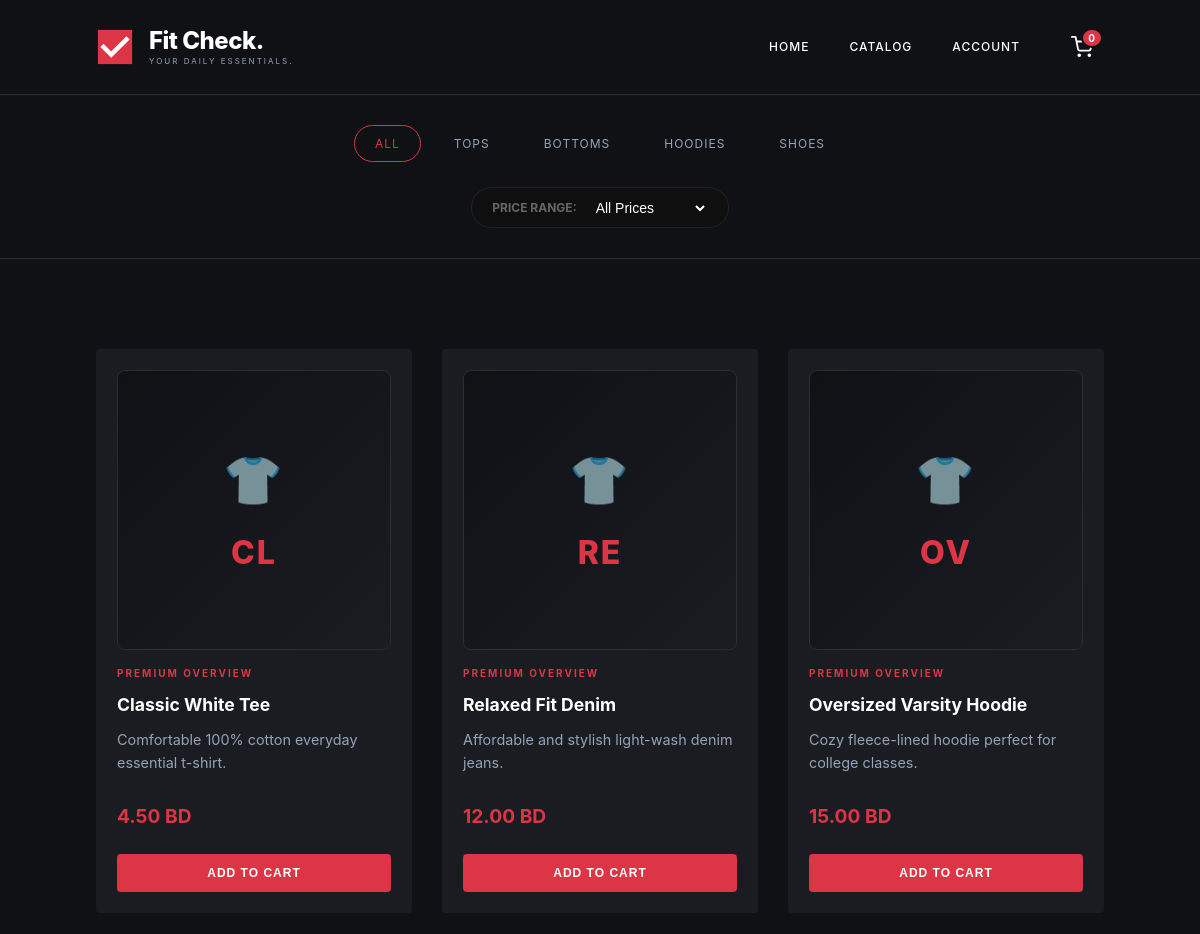
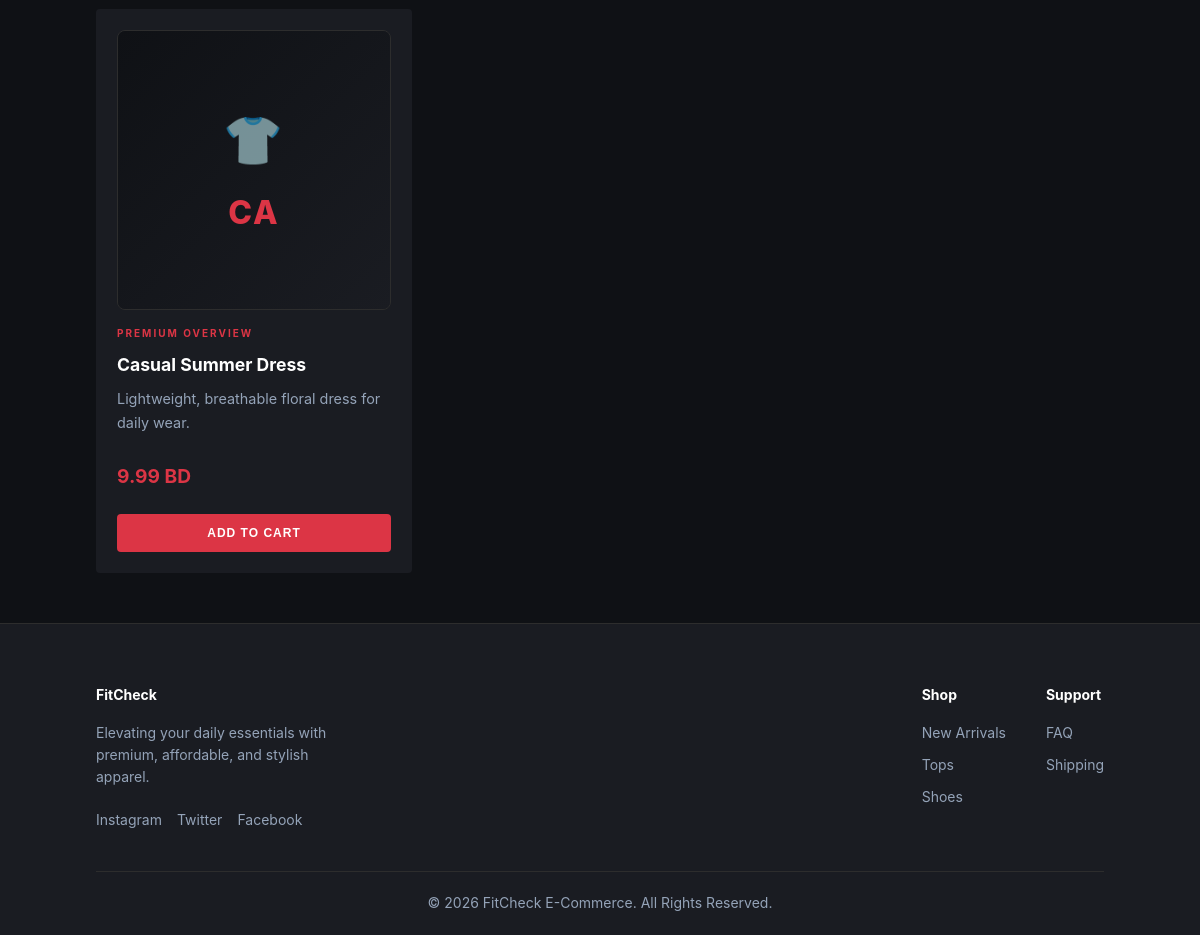
Screenshot of /catalog.php with the database file from the repository (2 pictures, top to bottom).
### tables this page shows
CREATE TABLE IF NOT EXISTS products (
    id INT AUTO_INCREMENT PRIMARY KEY,
    name VARCHAR(100) NOT NULL,
    description TEXT,
    price DECIMAL(10, 2) NOT NULL,
    image_url VARCHAR(255) NOT NULL,
    category VARCHAR(50) NOT NULL
);

### catalog.php (the view, shortened to what this page needs)
<?php
require_once('db_config.php');
include('header.php');
$selected_category = $_GET['category'] ?? 'All';
$price_filter = $_GET['price_filter'] ?? 'All';
?>
<div class="filter-menu-bar" style="display: flex; flex-direction: column; align-items: center; gap: 25px; margin-bottom: 40px;">
    <div style="display: flex; gap: 12px; flex-wrap: wrap; justify-content: center;">
        <?php $categories = ['All', 'Tops', 'Bottoms', 'Hoodies', 'Shoes']; ?>
        <?php foreach ($categories as $cat): ?>
            <a href="catalog.php?category=<?php echo $cat; ?>&price_filter=<?php echo urlencode($price_filter); ?>"
               class="category-capsule <?php echo $selected_category == $cat ? 'active' : ''; ?>">
               <?php echo $cat; ?>
            </a>
        <?php endforeach; ?>
    </div>
    <form action="catalog.php" method="GET" style="display: flex; gap: 15px; align-items: center; background: #0f0f0f; padding: 10px 20px; border: 1px solid #222; border-radius: 50px;">
        <label style="color: #666; font-size: 12px; font-weight: bold; text-transform: uppercase;">Price Range:</label>
        <select name="price_filter" onchange="this.form.submit()" style="background: transparent; color: #fff; border: none; outline: none; cursor: pointer; font-size: 14px;">
            <option value="All" style="background: #111; color: #fff;" <?php if($price_filter == 'All') echo 'selected'; ?>>All Prices</option>
        </select>
    </form>
</div>
<div class="modern-storefront-grid">
    <?php
    $sql = "SELECT * FROM products WHERE 1=1";
    $result = $conn->query($sql);
    if ($result->num_rows > 0) {
        while($item = $result->fetch_assoc()) {
            ?>
            <div class="premium-item-card">
                <div class="product-image-container">
                    <?php
                    $image_path = !empty($item['image_url']) ? $item['image_url'] : '';
                    if (!empty($image_path) && file_exists($image_path)): ?>
                        <img src="<?php echo htmlspecialchars($image_path); ?>" class="product-image" loading="lazy">
                    <?php else: ?>
                        <div class="image-placeholder">
                            <span class="placeholder-icon">👕</span>
                            <span class="placeholder-code"><?php echo strtoupper(substr($item['name'], 0, 2)); ?></span>
                        </div>
                    <?php endif; ?>
                </div>
                <div class="product-info">
                    <div class="app-canvas-container">PREMIUM OVERVIEW</div>
                    <h3><?php echo htmlspecialchars($item['name']); ?></h3>
                    <p><?php echo htmlspecialchars($item['description']); ?></p>
                    <div class="product-price"><?php echo number_format($item['price'], 2); ?> BD</div>
                </div>
                <form action="cart_action.php" method="POST">
                    <button type="submit" class="premium-purchase-btn">Add to Cart</button>
                </form>
            </div>
            <?php
        }
    } else {
        echo "<p style='text-align: center; width: 100%; color: #94a3b8; padding: 40px 0;'>No items match your filters.</p>";
    }
    ?>
</div>
<?php include('footer.php'); ?>

### header.php (shortened to what this page needs)
<!DOCTYPE html>
<html lang="en">
<head>
    <link rel="stylesheet" href="styles.css">
</head>
<body>
<header class="fc-navbar-main">
    <a href="index.php" class="fc-logo-container">
        <svg class="fc-logo-svg" viewBox="0 0 100 100" width="38" height="38" xmlns="http://www.w3.org/2000/svg">
            <rect class="fc-box" x="5" y="5" width="90" height="90" fill="#dc3545"/>
            <polyline class="fc-check" points="20,50 40,70 80,30" fill="none" stroke="white" stroke-width="12" stroke-linecap="square"/>
        </svg>
        <div class="fc-logo-text-group">
            <span class="fc-logo-main">Fit Check.</span>
            <span class="fc-logo-sub">YOUR DAILY ESSENTIALS.</span>
        </div>
    </a>
    <nav class="fc-nav-links-group">
        <a href="index.php" class="fc-nav-item">Home</a>
        <a href="catalog.php" class="fc-nav-item">Catalog</a>
        <?php if (isset($_SESSION['user_id'])): ?>
            <div class="fc-account-wrapper">
                <a href="account.php" class="fc-nav-item">Account</a>
                <div class="fc-account-dropdown">
                    <div class="fc-dropdown-user">
                        <span class="dropdown-username"><?php echo htmlspecialchars($_SESSION['username']); ?></span>
                    </div>
                    <div class="fc-dropdown-divider"></div>
                    <a href="account.php" class="fc-dropdown-item">Dashboard</a>
                    <a href="orders.php" class="fc-dropdown-item">My Orders</a>
                    <a href="profile.php" class="fc-dropdown-item">Profile Settings</a>
                    <div class="fc-dropdown-divider"></div>
                    <a href="logout.php" class="fc-dropdown-item fc-dropdown-logout">Logout</a>
                </div>
            </div>
        <?php else: ?>
            <div class="fc-account-wrapper">
                <a href="#" class="fc-nav-item">Account</a>
            </div>
        <?php endif; ?>
        <a href="cart.php" class="fc-nav-item fc-nav-cart-icon <?php echo isset($_SESSION['cart']) && count($_SESSION['cart']) > 0 ? 'has-items' : ''; ?>">
            <div class="cart-icon-wrapper">
                <svg class="cart-icon" viewBox="0 0 24 24" width="24" height="24" fill="none" stroke="currentColor" stroke-width="2" stroke-linecap="round" stroke-linejoin="round">
                    <circle cx="9" cy="21" r="1"/>
                    <circle cx="20" cy="21" r="1"/>
                    <path d="M1 1h4l2.68 13.39a2 2 0 0 0 2 1.61h9.72a2 2 0 0 0 2-1.61L23 6H6"/>
                </svg>
                <span class="cart-badge <?php echo isset($_SESSION['cart']) && count($_SESSION['cart']) > 0 ? 'has-items' : ''; ?>">
                    <?php echo isset($_SESSION['cart']) ? count($_SESSION['cart']) : 0; ?>
                </span>
            </div>
        </a>
    </nav>
</header>

### footer.php
<footer style="background: #1a1c22; padding: 60px 8% 20px; border-top: 1px solid #2d2d2d; color: #94a3b8; font-size: 14px;">
    <div style="display: flex; flex-wrap: wrap; justify-content: space-between; gap: 40px; margin-bottom: 40px;">
        <div>
            <h4 style="color: #fff; margin-bottom: 15px;">FitCheck</h4>
            <p style="max-width: 250px; margin-bottom: 20px;">Elevating your daily essentials with premium, affordable, and stylish apparel.</p>
            <div style="display: flex; gap: 15px;">
                <a href="#" style="color: #94a3b8; text-decoration: none; transition: color 0.3s;" onmouseover="this.style.color='#dc3545'" onmouseout="this.style.color='#94a3b8'">Instagram</a>
                <a href="#" style="color: #94a3b8; text-decoration: none; transition: color 0.3s;" onmouseover="this.style.color='#dc3545'" onmouseout="this.style.color='#94a3b8'">Twitter</a>
                <a href="#" style="color: #94a3b8; text-decoration: none; transition: color 0.3s;" onmouseover="this.style.color='#dc3545'" onmouseout="this.style.color='#94a3b8'">Facebook</a>
            </div>
        </div>
        <div style="display: flex; gap: 40px;">
            <div>
                <h4 style="color: #fff; margin-bottom: 15px;">Shop</h4>
                <ul style="list-style: none; display: flex; flex-direction: column; gap: 10px;">
                    <li><a href="catalog.php" style="color: #94a3b8; text-decoration: none;">New Arrivals</a></li>
                    <li><a href="catalog.php?category=Tops" style="color: #94a3b8; text-decoration: none;">Tops</a></li>
                    <li><a href="catalog.php?category=Shoes" style="color: #94a3b8; text-decoration: none;">Shoes</a></li>
                </ul>
            </div>
            <div>
                <h4 style="color: #fff; margin-bottom: 15px;">Support</h4>
                <ul style="list-style: none; display: flex; flex-direction: column; gap: 10px;">
                    <li><a href="#" style="color: #94a3b8; text-decoration: none;">FAQ</a></li>
                    <li><a href="#" style="color: #94a3b8; text-decoration: none;">Shipping</a></li>
                </ul>
            </div>
        </div>
    </div>
    <div style="text-align: center; padding-top: 20px; border-top: 1px solid #2d2d2d;">
        <p>&copy; <?php echo date('Y'); ?> FitCheck E-Commerce. All Rights Reserved.</p>
    </div>
</footer>
</body>
</html>

### rows the page displays
products: name "CL", name "Classic White Tee", description "Comfortable 100% cotton everyday essential t-shirt.", price "4.50"
products: name "RE", name "Relaxed Fit Denim", description "Affordable and stylish light-wash denim jeans.", price "12.00"
products: name "OV", name "Oversized Varsity Hoodie", description "Cozy fleece-lined hoodie perfect for college classes.", price "15.00"
products: name "CA", name "Casual Summer Dress", description "Lightweight, breathable floral dress for daily wear.", price "9.99"

### other values shown
$cat "ALL"
$cat "TOPS"
$cat "BOTTOMS"
$cat "HOODIES"
$cat "SHOES"
